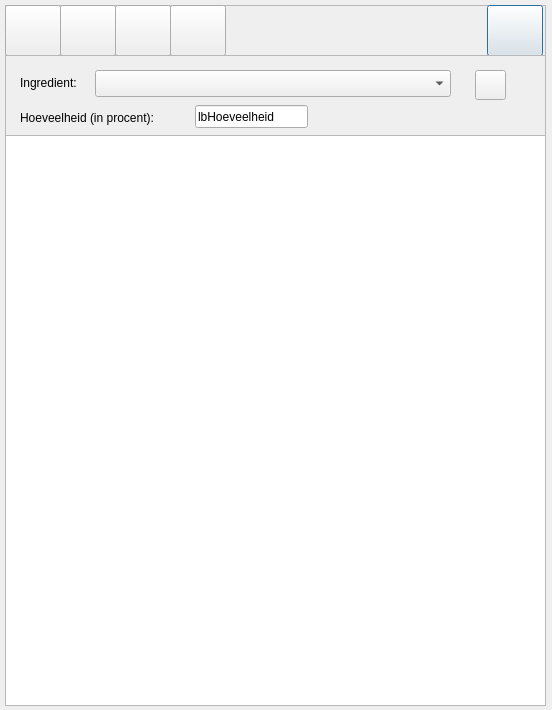
<?xml version="1.0" encoding="UTF-8"?>
<ui version="4.0">
 <class>AddIngredienten</class>
 <widget class="QDialog" name="AddIngredienten">
  <property name="geometry">
   <rect>
    <x>0</x>
    <y>0</y>
    <width>552</width>
    <height>710</height>
   </rect>
  </property>
  <property name="windowTitle">
   <string>Dialog</string>
  </property>
  <widget class="QFrame" name="frame">
   <property name="geometry">
    <rect>
     <x>5</x>
     <y>5</y>
     <width>541</width>
     <height>51</height>
    </rect>
   </property>
   <property name="frameShape">
    <enum>QFrame::StyledPanel</enum>
   </property>
   <property name="frameShadow">
    <enum>QFrame::Raised</enum>
   </property>
   <widget class="QPushButton" name="btnStop">
    <property name="geometry">
     <rect>
      <x>482</x>
      <y>0</y>
      <width>56</width>
      <height>51</height>
     </rect>
    </property>
    <property name="toolTip">
     <string>Afsluiten zonder opslaan</string>
    </property>
    <property name="text">
     <string/>
    </property>
    <property name="icon">
     <iconset resource="../resource.qrc">
      <normaloff>:/icons/icons/stop2.png</normaloff>:/icons/icons/stop2.png</iconset>
    </property>
   </widget>
   <widget class="QPushButton" name="btnNew">
    <property name="geometry">
     <rect>
      <x>0</x>
      <y>0</y>
      <width>56</width>
      <height>51</height>
     </rect>
    </property>
    <property name="toolTip">
     <string>Nieuw</string>
    </property>
    <property name="text">
     <string/>
    </property>
    <property name="icon">
     <iconset resource="../resource.qrc">
      <normaloff>:/icons/icons/add.png</normaloff>:/icons/icons/add.png</iconset>
    </property>
   </widget>
   <widget class="QPushButton" name="btnSave">
    <property name="geometry">
     <rect>
      <x>165</x>
      <y>0</y>
      <width>56</width>
      <height>51</height>
     </rect>
    </property>
    <property name="toolTip">
     <string>Opslaan</string>
    </property>
    <property name="text">
     <string/>
    </property>
    <property name="icon">
     <iconset resource="../resource.qrc">
      <normaloff>:/icons/icons/save_close.png</normaloff>:/icons/icons/save_close.png</iconset>
    </property>
   </widget>
   <widget class="QPushButton" name="btnDelete">
    <property name="geometry">
     <rect>
      <x>110</x>
      <y>0</y>
      <width>56</width>
      <height>51</height>
     </rect>
    </property>
    <property name="toolTip">
     <string>Wissen</string>
    </property>
    <property name="text">
     <string/>
    </property>
    <property name="icon">
     <iconset resource="../resource.qrc">
      <normaloff>:/icons/icons/cross.png</normaloff>:/icons/icons/cross.png</iconset>
    </property>
   </widget>
   <widget class="QPushButton" name="btnEdit">
    <property name="geometry">
     <rect>
      <x>55</x>
      <y>0</y>
      <width>56</width>
      <height>51</height>
     </rect>
    </property>
    <property name="toolTip">
     <string>Aanpassen</string>
    </property>
    <property name="text">
     <string/>
    </property>
    <property name="icon">
     <iconset resource="../resource.qrc">
      <normaloff>:/icons/icons/edit_button.png</normaloff>:/icons/icons/edit_button.png</iconset>
    </property>
   </widget>
  </widget>
  <widget class="QTableView" name="tvIngredienten">
   <property name="geometry">
    <rect>
     <x>5</x>
     <y>135</y>
     <width>541</width>
     <height>571</height>
    </rect>
   </property>
  </widget>
  <widget class="QFrame" name="frame_3">
   <property name="geometry">
    <rect>
     <x>5</x>
     <y>55</y>
     <width>541</width>
     <height>81</height>
    </rect>
   </property>
   <property name="frameShape">
    <enum>QFrame::StyledPanel</enum>
   </property>
   <property name="frameShadow">
    <enum>QFrame::Raised</enum>
   </property>
   <widget class="QLabel" name="lbIngredient">
    <property name="geometry">
     <rect>
      <x>15</x>
      <y>20</y>
      <width>76</width>
      <height>16</height>
     </rect>
    </property>
    <property name="text">
     <string>Ingredient:</string>
    </property>
   </widget>
   <widget class="QPushButton" name="btnToevoegen">
    <property name="geometry">
     <rect>
      <x>470</x>
      <y>15</y>
      <width>31</width>
      <height>30</height>
     </rect>
    </property>
    <property name="toolTip">
     <string>Nieuw</string>
    </property>
    <property name="text">
     <string/>
    </property>
    <property name="icon">
     <iconset resource="../resource.qrc">
      <normaloff>:/icons/icons/add.png</normaloff>:/icons/icons/add.png</iconset>
    </property>
   </widget>
   <widget class="QComboBox" name="cbxIngredienten">
    <property name="geometry">
     <rect>
      <x>90</x>
      <y>15</y>
      <width>356</width>
      <height>27</height>
     </rect>
    </property>
    <property name="toolTip">
     <string>Kies hier uw toe te voegen ingredient</string>
    </property>
    <property name="currentText">
     <string/>
    </property>
   </widget>
   <widget class="QLabel" name="lbHoeveelheid">
    <property name="geometry">
     <rect>
      <x>15</x>
      <y>55</y>
      <width>176</width>
      <height>16</height>
     </rect>
    </property>
    <property name="text">
     <string>Hoeveelheid (in procent):</string>
    </property>
   </widget>
   <widget class="QLineEdit" name="tbHoeveelheid">
    <property name="geometry">
     <rect>
      <x>190</x>
      <y>50</y>
      <width>113</width>
      <height>23</height>
     </rect>
    </property>
    <property name="text">
     <string>lbHoeveelheid</string>
    </property>
   </widget>
  </widget>
 </widget>
 <resources>
  <include location="../resource.qrc"/>
 </resources>
 <connections/>
</ui>
